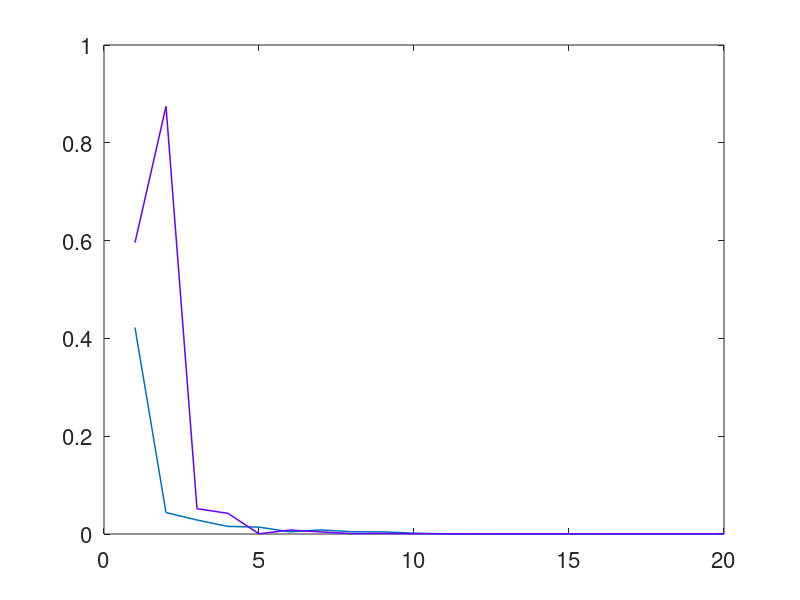

The MATLAB script that drew this image: (Note: this script raises an error after producing the figure.)
%% Clear Everything %%

clear all ;
close all ;
clc ;



%% Load The Data File %%

load('history_DenseNet121_MATLAB.csv') ; 



%% Line Plot (Loss) %%

% nTotal No. of Frames %
nEpochs = size(history_DenseNet121_MATLAB, 1) ; 

% x-vector %
x = linspace(1,nEpochs,nEpochs) ;

%%% Loss Scores %%% 
figure('DefaultAxesFontSize',16) 
plot(x, history_DenseNet121_MATLAB(:, 1), 'Color',[0 0.4470 0.7410], 'LineWidth', 1.1) ;  
hold on ;
plot(x, history_DenseNet121_MATLAB(:, 3), 'Color','#6600FF', 'LineWidth', 1.1) ;
yline(0.0) ;
l = legend('Training','Validation') ;
set(l,'Interpreter','latex','FontSize',18) ;
ylabel('Loss','Interpreter','latex','FontSize',20) ;
xlabel('No. of Epochs','Interpreter','latex','FontSize',20) ;
xlim([1 nEpochs]) ;
ylim([-0.02 0.88])
title('Loss v/s No. of Epochs for DenseNet121','Interpreter','latex','FontSize',25) ;
set(gca, 'YGrid', 'on', 'XGrid', 'off') ;
set(gca,'TickLabelInterpreter','latex','FontSize',20) ;



%% Line Plot (Accuracy) %%

%%% Accuracy Scores %%% 
figure('DefaultAxesFontSize',16) 
plot(x, history_DenseNet121_MATLAB(:, 2), 'Color',[0 0.4470 0.7410],'LineWidth', 1.1) ;  
hold on ;
plot(x, history_DenseNet121_MATLAB(:, 4), 'Color','#6600FF', 'LineWidth', 1.1) ;
yline(1.0) ;
l = legend('Training','Validation','Location','southeast') ;
set(l,'Interpreter','latex','FontSize',18) ;
ylabel('Accuracy','Interpreter','latex','FontSize',20) ;
xlabel('No. of Epochs','Interpreter','latex','FontSize',20) ;
xlim([1 nEpochs]) ;
ylim([0.84 1.01])
title('Accuracy v/s No. of Epochs for DenseNet121','Interpreter','latex','FontSize',25) ;
set(gca, 'YGrid', 'on', 'XGrid', 'off') ;
set(gca,'TickLabelInterpreter','latex','FontSize',20) ;


